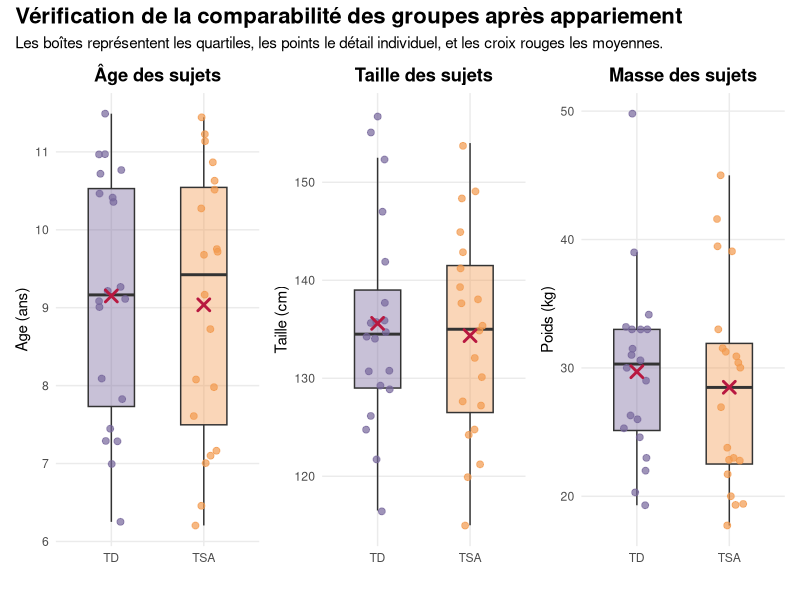
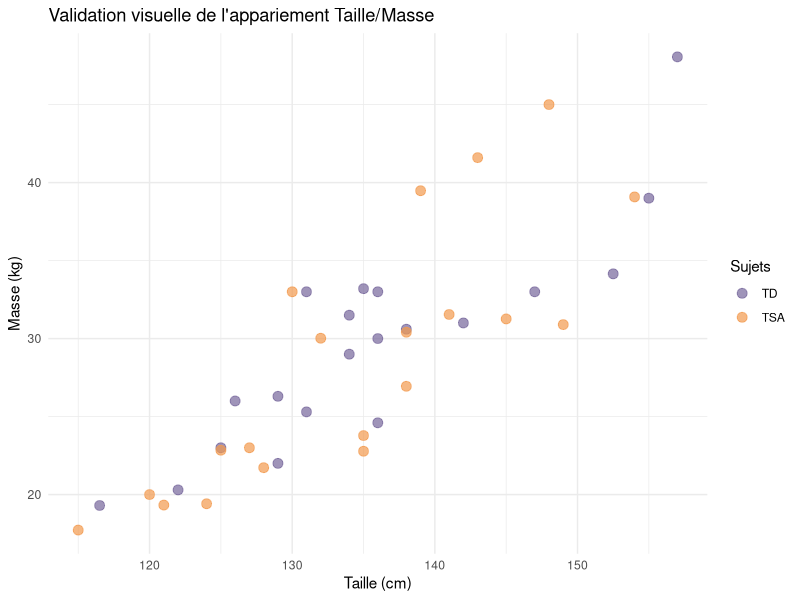
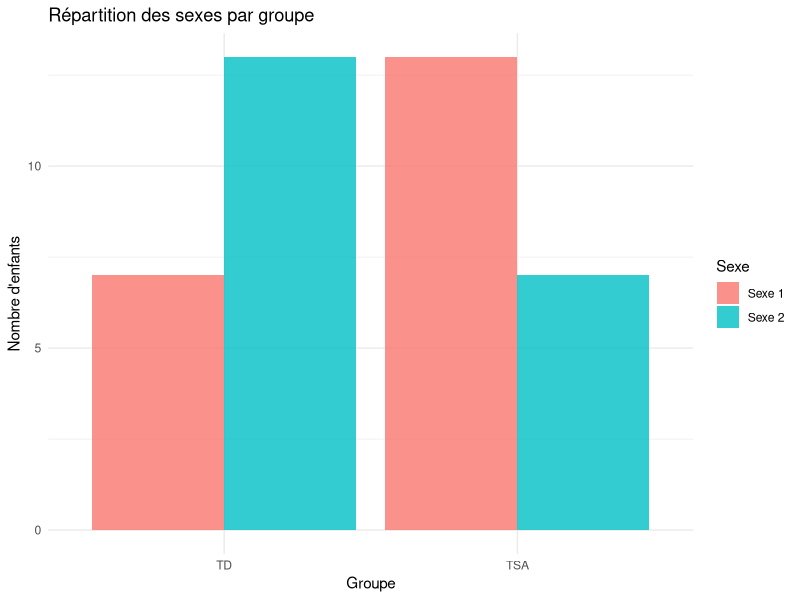
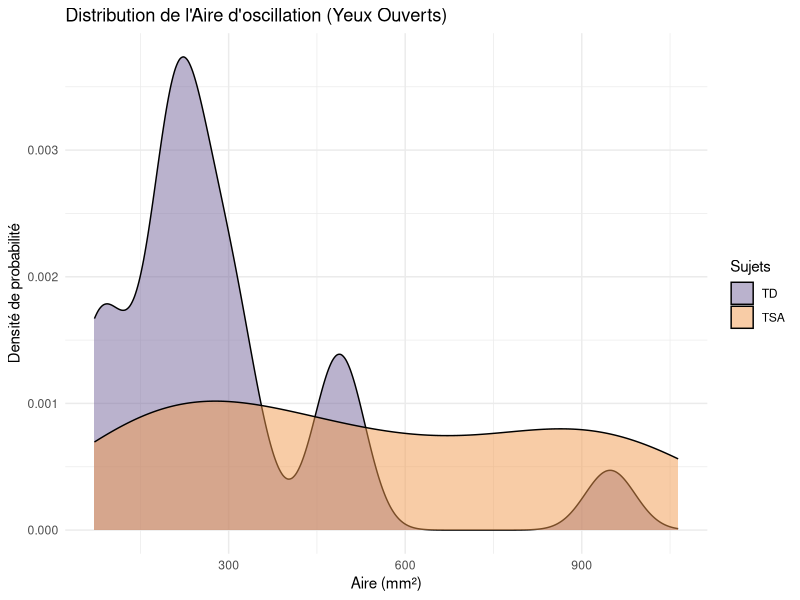
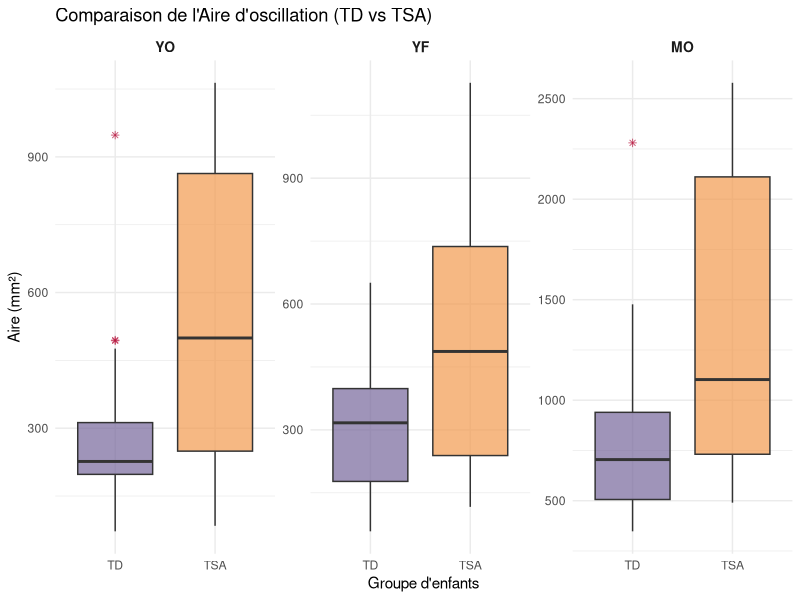
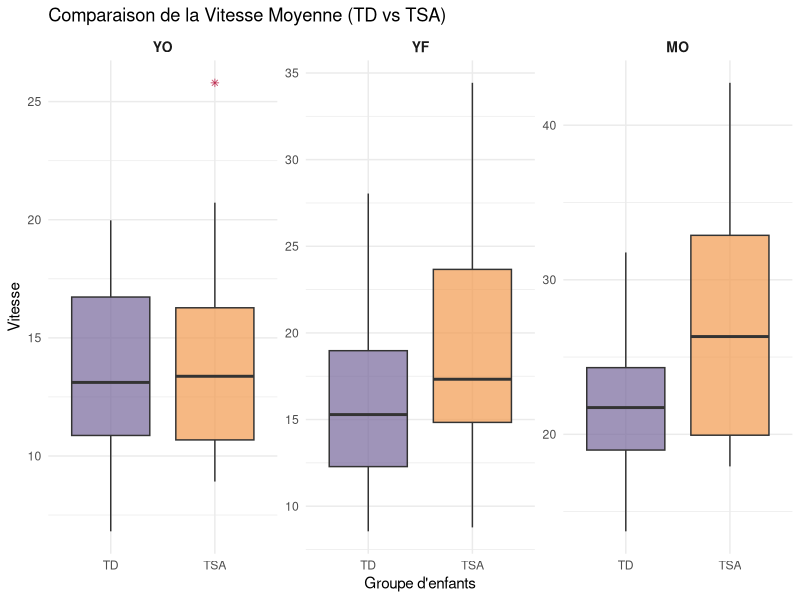
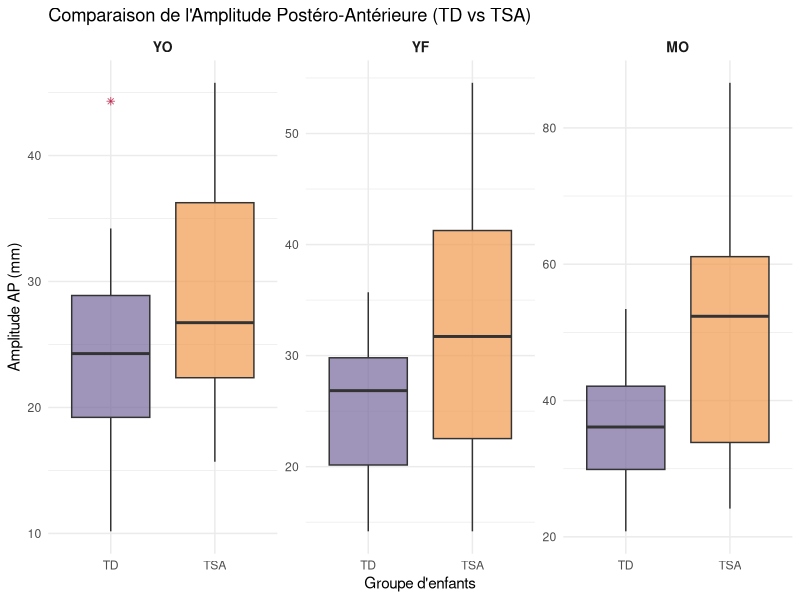
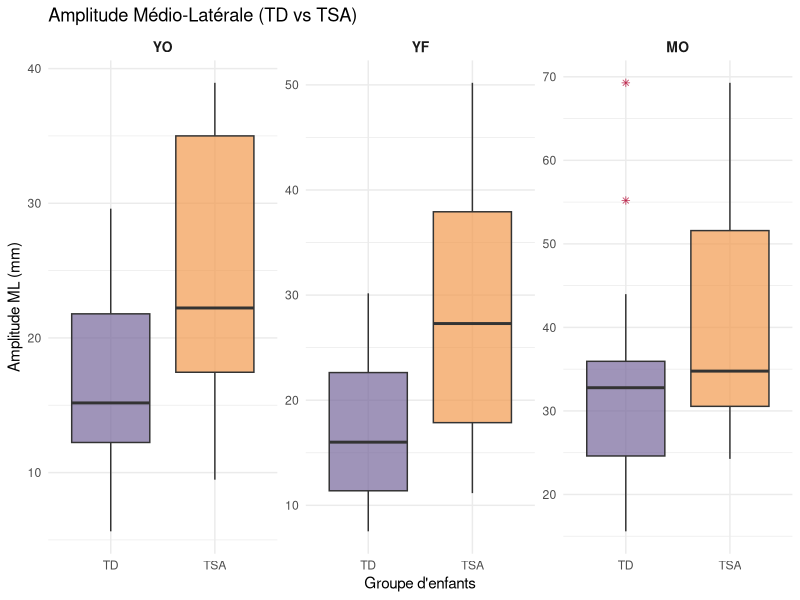

Generate these figures, in order, with R:
## ---- chunk 1
library(tidyverse)
library(ggplot2)
library(readxl)
library(dplyr)
library(patchwork)
## ---- chunk 2
DataPosturo <- read_excel("DataPosturo_P2.xlsx")
summary(DataPosturo)
## ---- chunk 3
# Préparer les tables NT et TSA
table_NT <- DataPosturo %>%
  filter(Sujets == "TD") %>%
  select(c("Names","Sujets","Age","Poids","Taille"))

table_TSA <- DataPosturo %>%
  filter(Sujets == "TSA") %>%
  select(c("Names","Sujets","Age","Poids","Taille"))
## ---- chunk 4
appariement <- function(df1, df2, n_cible = 20) {
  
  # A. Préparation
  d1 <- as.data.frame(df1)
  d2 <- as.data.frame(df2)
  rownames(d1) <- NULL
  rownames(d2) <- NULL
  
  cols <- c("Age", "Poids", "Taille")
  X1 <- as.matrix(d1[, cols])
  X2 <- as.matrix(d2[, cols])
  
  # B. Covariance robuste
  S <- cov(rbind(X1, X2))
  if(det(S) < 1e-10) S <- S + diag(0.01, ncol(S)) 

  # C. Calcul des combinaisons (24x24 = 576)
  dist_list <- expand.grid(i = 1:nrow(d1), j = 1:nrow(d2))
  
  dist_list$d <- apply(dist_list, 1, function(row) {
    val <- try(mahalanobis(X1[row[1],], X2[row[2],], S), silent = TRUE)
    if(inherits(val, "try-error") | is.na(val)) return(999999) else return(val)
  })
  
  # D. Tri
  dist_list <- dist_list[order(dist_list$d), ]
  
  # E. Sélection 1 pour 1
  matches <- data.frame()
  pris_i <- c()
  pris_j <- c()
  
  for(k in 1:nrow(dist_list)) {
    idx_i <- dist_list$i[k]
    idx_j <- dist_list$j[k]
    
    if(!(idx_i %in% pris_i) && !(idx_j %in% pris_j)) {
      # On garde les colonnes originales pour le moment
      ligne_paire <- cbind(d1[idx_i, ], d2[idx_j, ], Dist_Mahalanobis = dist_list$d[k])
      matches <- rbind(matches, ligne_paire)
      
      pris_i <- c(pris_i, idx_i)
      pris_j <- c(pris_j, idx_j)
    }
    
    if(nrow(matches) == n_cible) break
  }
  
  # F. Renommage et Formatage Long
  # On utilise directement les noms créés par cbind (souvent .1 pour d2)
  # Pour être plus sûr, on définit les noms de colonnes explicitement
  names(matches) <- c(paste0(names(d1), "_NT"), paste0(names(d2), "_TSA"), "Dist_Mahalanobis")

  # --- Passage en format long (40 lignes) ---
  matches_long <- bind_rows(
    matches %>%
      transmute(
        Names = Names_NT,
        Sujets = Sujets_NT,
        Age = Age_NT,
        Poids = Poids_NT,
        Taille = Taille_NT,
        Groupe = "NT",
        Compatibilite = Names_TSA,
        Distance = Dist_Mahalanobis
      ),
    matches %>%
      transmute(
        Names = Names_TSA,
        Sujets = Sujets_TSA,
        Age = Age_TSA,
        Poids = Poids_TSA,
        Taille = Taille_TSA,
        Groupe = "TSA",
        Compatibilite = Names_NT,
        Distance = Dist_Mahalanobis
      )
  )
  
  return(matches_long)
}
## ---- chunk 5
table_appariement <- appariement(table_NT, table_TSA)
dim(table_appariement)  # 40 lignes si 20 matches
head(table_appariement)
## ---- chunk 6
vars <- c("Age", "Taille", "Poids")

table_appariement$Age    <- as.numeric(as.character(table_appariement$Age))
table_appariement$Taille <- as.numeric(as.character(table_appariement$Taille))
table_appariement$Poids  <- as.numeric(as.character(table_appariement$Poids))

desc_stats <- table_appariement %>%
  group_by(Sujets) %>%
  summarise(across(all_of(vars), list(mean = mean, sd = sd)))
print(desc_stats)
## ---- chunk 7
calc_smd <- function(v, d) {
  g1 <- d[d$Sujets == "TSA", v]
  g2 <- d[d$Sujets == "TD", v]
  
  g1 <- g1[!is.na(g1)]
  g2 <- g2[!is.na(g2)]
  
  diff_moy <- mean(g1) - mean(g2)
  sd_pool  <- sqrt((sd(g1)^2 + sd(g2)^2) / 2)
  
  return(abs(diff_moy / sd_pool))
}
## ---- chunk 8

sapply(vars, calc_smd, d = table_appariement)
## ---- chunk 9
analyser_variable <- function(var, df) {
  g_TSA <- df[[var]][df$Sujets == "TSA"]
  g_TD  <- df[[var]][df$Sujets == "TD"]
  
  shapiro_tsa <- shapiro.test(g_TSA)$p.value
  shapiro_td  <- shapiro.test(g_TD)$p.value
  is_normal   <- (shapiro_tsa > 0.05 && shapiro_td > 0.05)
  
  if (is_normal) {
    # Test de variance pour décider entre Student et Welch
    p_var <- var.test(g_TSA, g_TD)$p.value
    type_test <- if(p_var > 0.05) "Student" else "Welch"
    res_test <- t.test(g_TSA, g_TD, var.equal = (p_var > 0.05))
  } else {
    type_test <- "Mann-Whitney"
    res_test <- wilcox.test(g_TSA, g_TD)
  }
  
  # Retourne un dataframe d'une ligne
  data.frame(
    Variable = var,
    Shapiro_TSA = round(shapiro_tsa, 4),
    Shapiro_TD = round(shapiro_td, 4),
    Normalite = is_normal,
    Test_Utilise = type_test,
    P_Value = round(res_test$p.value, 4),
    Appariement_OK = (res_test$p.value > 0.05)
  )
}
## ---- chunk 10
resultats_finaux <- do.call(rbind, lapply(vars, analyser_variable, df = table_appariement))

print(resultats_finaux)
## ---- chunk 11
creer_plot_appariement <- function(var_name, titre, unite) {
  ggplot(table_appariement, aes(x = Sujets, y = .data[[var_name]], fill = Sujets)) +
    geom_boxplot(alpha = 0.4, outlier.shape = NA, width = 0.5) +
    geom_jitter(aes(color = Sujets), width = 0.15, alpha = 0.7, size = 2) +
    stat_summary(fun = mean, geom = "point", shape = 4, size = 3, color = "#B81840FF", stroke = 1.5) +
    
    scale_fill_manual(values = c("TD" = "#76669BFF", "TSA" = "#F2994EFF")) +
    scale_color_manual(values = c("TD" = "#76669BFF", "TSA" = "#F2994EFF")) +
    labs(title = titre, y = paste(var_name, unite), x = "") +
    theme_minimal() +
    theme(legend.position = "none",
          plot.title = element_text(face = "bold", hjust = 0.5),
          panel.grid.minor = element_blank())
}

# Génération des trois graphiques
p1 <- creer_plot_appariement("Age", "Âge des sujets", "(ans)")
p2 <- creer_plot_appariement("Taille", "Taille des sujets", "(cm)")
p3 <- creer_plot_appariement("Poids", "Masse des sujets", "(kg)")

# Assemblage final
figure_finale <- p1 + p2 + p3 + 
  plot_annotation(title = "Vérification de la comparabilité des groupes après appariement",
                  subtitle = "Les boîtes représentent les quartiles, les points le détail individuel, et les croix rouges les moyennes.",
                  theme = theme(plot.title = element_text(size = 16, face = "bold")))

print(figure_finale)

# Sauvegarde pour le rapport
# ggsave("Verification_Appariement.png", figure_finale, width = 12, height = 5, dpi = 300)
## ---- chunk 12
rm(list = c("table_NT", "table_TSA", "appariement", "figure_finale", "p1", "p2", "p3", "analyser_variable", "calc_smd", "creer_plot_appariement", "resultats_finaux", "desc_stats", "vars"))
## ---- chunk 13
list_name <- (table_appariement$Names)

data_appariement <- DataPosturo %>%
  filter( Names %in% list_name)
## ---- chunk 14
find_extremum <- function(data, col) {
  
  x <- data[[col]]
  
  Q1 <- quantile(x, 0.25, na.rm = TRUE)
  Q3 <- quantile(x, 0.75, na.rm = TRUE)
  
  maxi <- min(max(x, na.rm = TRUE), Q3 + 1.5 * (Q3 - Q1))
  mini <- max(min(x, na.rm = TRUE), Q1 - 1.5 * (Q3 - Q1))
  
  extremum <- x[x < mini | x > maxi]
  
  if (length(extremum) == 0) {              #pour que ce soit plus lisible
    extremum <- NA
  }
  
  list(
    variable = col,
    extremum = extremum,
    n_extremum = sum(!is.na(extremum)),
    mini = mini,
    maxi = maxi
  )
}
## ---- chunk 15
find_extremum_df <- function(data) {
  
  num_cols <- sapply(data, is.numeric)
  
  extremum_list <- lapply(
    names(data)[num_cols],                    #permet d'avoir le nom des                                                           colonnes numeriques
    function(col) find_extremum(data, col)
  )
  
  names(extremum_list) <- names(data)[num_cols]
  
  return(extremum_list)
}
## ---- chunk 16
count_extremum_df <- function(data) {
  extremum_list <- find_extremum_df(data)
  sum(sapply(extremum_list, function(x) x$n_extremum))
}

# aberrantes totales
count_extremum_df(data_appariement)
## ---- chunk 17
remove_extremum_df <- function(data) {
  
  data_clean <- data
  extremum_list <- find_extremum_df(data)
  
  for (col in names(extremum_list)) {
    
    mini <- extremum_list[[col]]$mini
    maxi <- extremum_list[[col]]$maxi
    
    x <- data[[col]]
    
    # Remplacement par les bornes min/max acceptables (winsorisation)
    x[x > maxi] <- maxi
    x[x < mini] <- mini
    
    data_clean[[col]] <- x
  }
  
  return(data_clean)
}

data_clean <- remove_extremum_df(data_appariement)
count_extremum_df(data_clean)
## ---- chunk 18
rm(list = c("count_extremum_df", "find_extremum", "find_extremum_df", "remove_extremum_df"))
## ---- chunk 19
# Création du tableau de synthèse
tableau_descriptif <- data_clean %>%
  group_by(Sujets) %>%
  summarise(
    Effectif = n(),
    Age_Moyen = mean(Age, na.rm = TRUE),
    Age_SD = sd(Age, na.rm = TRUE),
    Taille_Moyenne = mean(Taille, na.rm = TRUE),
    Taille_SD = sd(Taille, na.rm = TRUE),
    Poids_Moyenne = mean(Poids, na.rm = TRUE),
    Poids_SD = sd(Poids, na.rm = TRUE)
  )
## ---- chunk 20
plot_appariement <- ggplot(data_clean, aes(x = Taille, y = Poids, color = Sujets)) +
  geom_point(size = 3, alpha = 0.7) +
  theme_minimal() +
  labs(
    title = "Validation visuelle de l'appariement Taille/Masse",
    x = "Taille (cm)",
    y = "Masse (kg)"
  ) +
  scale_color_manual(values = c("TD" = "#76669BFF", "TSA" = "#F2994EFF"))

print(plot_appariement)
## ---- chunk 21
df_sexe <- data_clean %>%
  mutate(Sexe_Label = ifelse(Sexe == 1, "Sexe 1", "Sexe 2")) 

plot_sexe <- ggplot(df_sexe, aes(x = Sujets, fill = Sexe_Label)) +
  geom_bar(position = "dodge", alpha = 0.8) +
  theme_minimal() +
  labs(
    title = "Répartition des sexes par groupe",
    x = "Groupe",
    y = "Nombre d'enfants",
    fill = "Sexe"
  )

print(plot_sexe)
## ---- chunk 22
plot_densite <- ggplot(data_clean, aes(x = Aire_YO, fill = Sujets)) +
  geom_density(alpha = 0.5) +
  theme_minimal() +
  labs(
    title = "Distribution de l'Aire d'oscillation (Yeux Ouverts)",
    x = "Aire (mm²)",
    y = "Densité de probabilité"
  ) +
  scale_fill_manual(values = c("TD" = "#76669BFF", "TSA" = "#F2994EFF"))

print(plot_densite)
## ---- chunk 23
generer_boxplots_famille <- function(data, prefixe_variable, unite_y, titre_graphique) {
  
  # Transformation des données (format long) en ciblant le préfixe
  df_filtre <- data %>%
    select(Sujets, starts_with(prefixe_variable)) %>% 
    pivot_longer(cols = -Sujets, names_to = "Condition", values_to = "Valeur")
  
  # Nettoyage et forçage de l'ordre
  df_filtre <- df_filtre %>%
    mutate(Condition = sub(prefixe_variable, "", Condition)) %>%
    mutate(Condition = factor(Condition, levels = c("YO", "YF", "MO")))
  
  # Création du graphique
  graphique <- ggplot(df_filtre, aes(x = Sujets, y = Valeur, fill = Sujets)) +
    geom_boxplot(alpha = 0.7, outlier.colour = "#B81840FF", outlier.shape = 8) +
    facet_wrap(~ Condition, scales = "free_y") + 
    theme_minimal() +
    labs(
      title = titre_graphique,
      x = "Groupe d'enfants",
      y = unite_y
    ) +
    scale_fill_manual(values = c("TD" = "#76669BFF", "TSA" = "#F2994EFF")) +
    theme(
      legend.position = "none",
      strip.text = element_text(size = 10, face = "bold")
    )
  
  return(graphique)
}
## ---- chunk 24
df <- data_clean

# Pour la famille des AIRES ("Aire_YO", "Aire_YF", "Aire_MO")
plot_aires <- generer_boxplots_famille(
  data = df, 
  prefixe_variable = "Aire_", 
  unite_y = "Aire (mm²)", 
  titre_graphique = "Comparaison de l'Aire d'oscillation (TD vs TSA)"
)
print(plot_aires)

# Pour la famille des VITESSES ("Vm_YO", "Vm_YF", "Vm_MO")
plot_vitesses <- generer_boxplots_famille(
  data = df, 
  prefixe_variable = "Vm_", 
  unite_y = "Vitesse", 
  titre_graphique = "Comparaison de la Vitesse Moyenne (TD vs TSA)"
)
print(plot_vitesses)

# Pour la famille des AMPLITUDES AP ("APRoM_YO", "APRoM_YF", "APRoM_MO")
plot_aprom <- generer_boxplots_famille(
  data = df, 
  prefixe_variable = "APRoM_", 
  unite_y = "Amplitude AP (mm)", 
  titre_graphique = "Comparaison de l'Amplitude Postéro-Antérieure (TD vs TSA)"
)
print(plot_aprom)

#----------------------

# Amplitude Médio-Latérale (MLRoM)
plot_mlrom <- generer_boxplots_famille(df, "MLRoM_", "Amplitude ML (mm)", "Amplitude Médio-Latérale (TD vs TSA)")
print(plot_mlrom)

# Excursion du Centre de Pression (CoPexc)
plot_copexc <- generer_boxplots_famille(df, "CoPexc_", "Excursion CoP", "Excursion du Centre de Pression (TD vs TSA)")
print(plot_copexc)

# Ratio d'excursion (Ratio_exc)
plot_ratio_exc <- generer_boxplots_famille(df, "Ratio_exc_", "Ratio", "Ratio d'Excursion (TD vs TSA)")
print(plot_ratio_exc)

# Angle theta (theta)
plot_theta <- generer_boxplots_famille(df, "theta_", "Angle (°)", "Angle Theta d'oscillation (TD vs TSA)")
print(plot_theta)

#----------------------

# Fréquence Médiane Antéro-Postérieure
plot_fmed_ap <- generer_boxplots_famille(df, "Fmed_ap_", "Fréquence (Hz)", "Fréquence Médiane Antéro-Postérieure (TD vs TSA)")
print(plot_fmed_ap)

# Fréquence Médiane Médio-Latérale
plot_fmed_ml <- generer_boxplots_famille(df, "Fmed_ml_", "Fréquence (Hz)", "Fréquence Médiane Médio-Latérale (TD vs TSA)")
print(plot_fmed_ml)

#-----------------------

# RMS Antéro-Postérieur
plot_rms_ap <- generer_boxplots_famille(df, "RMS_ap_", "RMS AP", "Dispersion RMS Antéro-Postérieure (TD vs TSA)")
print(plot_rms_ap)

# RMS Médio-Latéral
plot_rms_ml <- generer_boxplots_famille(df, "RMS_ml_", "RMS ML", "Dispersion RMS Médio-Latérale (TD vs TSA)")
print(plot_rms_ml)

# RMSr Antéro-Postérieur (Composante Rambling/Résiduelle AP)
plot_rmsr_ap <- generer_boxplots_famille(
  data = df, 
  prefixe_variable = "RMSr_ap_", 
  unite_y = "RMSr AP", 
  titre_graphique = "Dispersion RMSr Antéro-Postérieure (TD vs TSA)"
)
print(plot_rmsr_ap)

# RMSr Médio-Latéral (Composante Rambling/Résiduelle ML)
plot_rmsr_ml <- generer_boxplots_famille(
  data = df, 
  prefixe_variable = "RMSr_ml_", 
  unite_y = "RMSr ML", 
  titre_graphique = "Dispersion RMSr Médio-Latérale (TD vs TSA)"
)
print(plot_rmsr_ml)

# RMSt Antéro-Postérieur (Composante Trembling AP)
plot_rmst_ap <- generer_boxplots_famille(
  data = df, 
  prefixe_variable = "RMSt_ap_", 
  unite_y = "RMSt AP", 
  titre_graphique = "Dispersion RMSt Antéro-Postérieure (TD vs TSA)"
)
print(plot_rmst_ap)

# RMSt Médio-Latéral (Composante Trembling ML)
plot_rmst_ml <- generer_boxplots_famille(
  data = df, 
  prefixe_variable = "RMSt_ml_", 
  unite_y = "RMSt ML", 
  titre_graphique = "Dispersion RMSt Médio-Latérale (TD vs TSA)"
)
print(plot_rmst_ml)

#-------------------------

# Sample Entropy (Sen)
plot_sen_ap <- generer_boxplots_famille(df, "Sen_ap_", "Entropie", "Sample Entropy Antéro-Postérieure (TD vs TSA)")
print(plot_sen_ap)

plot_sen_ml <- generer_boxplots_famille(df, "Sen_ml_", "Entropie", "Sample Entropy Médio-Latérale (TD vs TSA)")
print(plot_sen_ml)

#-----------------------

# DFA (Detrended Fluctuation Analysis)
plot_dfa_ap <- generer_boxplots_famille(df, "DFA_ap_", "Index DFA", "Index DFA Antéro-Postérieur (TD vs TSA)")
print(plot_dfa_ap)

plot_dfa_ml <- generer_boxplots_famille(df, "DFA_ml_", "Index DFA", "Index DFA Médio-Latéral (TD vs TSA)")
print(plot_dfa_ml)

#-----------------------

# Déterminisme (DET)
plot_det_ap <- generer_boxplots_famille(df, "DET_ap_", "Déterminisme (%)", "Déterminisme Antéro-Postérieur (TD vs TSA)")
print(plot_det_ap)

plot_det_ml <- generer_boxplots_famille(df, "DET_ml_", "Déterminisme (%)", "Déterminisme Médio-Latéral (TD vs TSA)")
print(plot_det_ml)

#----------------------

# Laminarité (LAM)
plot_lam_ap <- generer_boxplots_famille(df, "LAM_ap_", "Laminarité (%)", "Laminarité Antéro-Postérieure (TD vs TSA)")
print(plot_lam_ap)

plot_lam_ml <- generer_boxplots_famille(df, "LAM_ml_", "Laminarité (%)", "Laminarité Médio-Latérale (TD vs TSA)")
print(plot_lam_ml)

#---------------------

# Longueur moyenne des lignes (MeanL)
plot_meanl_ap <- generer_boxplots_famille(df, "MeanL_ap_", "MeanL", "Longueur Moy. Lignes Antéro-Postérieure (TD vs TSA)")
print(plot_meanl_ap)

plot_meanl_ml <- generer_boxplots_famille(df, "MeanL_ml_", "MeanL", "Longueur Moy. Lignes Médio-Latérale (TD vs TSA)")
print(plot_meanl_ml)

#---------------------

# Longueur max des lignes (MaxL)
plot_maxl_ap <- generer_boxplots_famille(df, "MaxL_ap_", "MaxL", "Longueur Max. Lignes Antéro-Postérieure (TD vs TSA)")
print(plot_maxl_ap)

plot_maxl_ml <- generer_boxplots_famille(df, "MaxL_ml_", "MaxL", "Longueur Max. Lignes Médio-Latérale (TD vs TSA)")
print(plot_maxl_ml)
## ---- chunk 25
rm(list = c("df", "df_long", "df_sexe", "tableau_descriptif", "plot_aires", "plot_appariement", "plot_aprom", "plot_copexc", "plot_densite", "plot_det_ap", "plot_det_ml", "plot_dfa_ap", "plot_dfa_ml", "plot_fmed_ap", "plot_fmed_ml", "plot_lam_ap", "plot_lam_ml", "plot_maxl_ap", "plot_maxl_ml", "plot_meanl_ap", "plot_meanl_ml", "plot_mlrom", "plot_ratio_exc", "plot_rms_ap", "plot_rms_ml", "plot_rmsr_ap", "plot_rmsr_ml", "plot_rmst_ap", "plot_rmst_ml", "plot_sen_ap", "plot_sen_ml", "plot_sexe", "plot_theta", "plot_toutes_variables", "plot_vitesses", "generer_boxplots_famille"))
